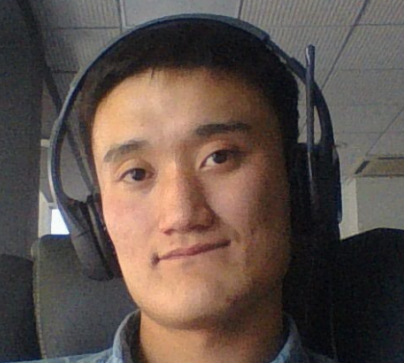
#> input picture assignments/assignment 3/small.jpg, 404 x 363 px
$ python FeatureMatching.py
#> lines starting #> are read from the running program, lines starting #| are printed output that depends on the picture
import numpy as np
import cv2
from matplotlib import pyplot as plt

img1 = cv2.imread('small.jpg', 0)  # queryImage
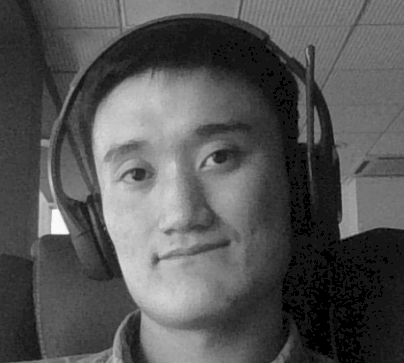
#> img1: shape (363, 404); min 0, max 253, mean 84.8
img2 = cv2.imread('large.jpg', 0)  # trainImage
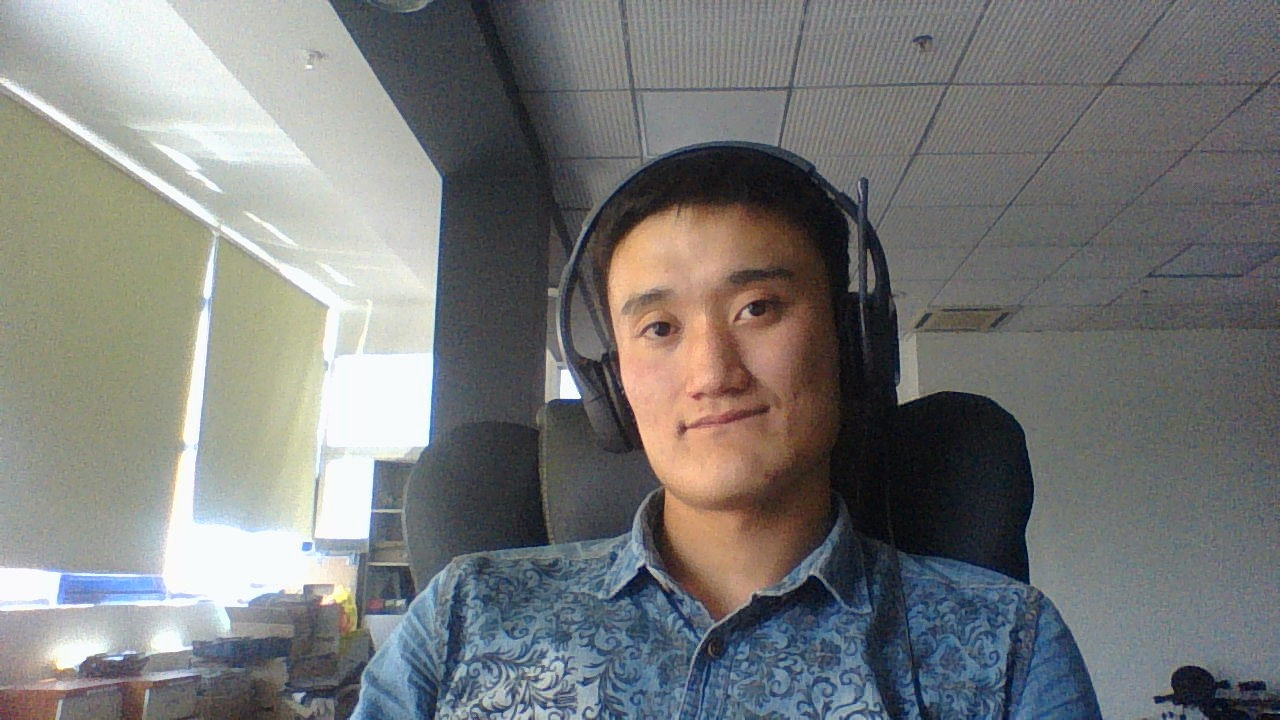
#> input picture assignments/assignment 3/large.jpg, 1280 x 720 px
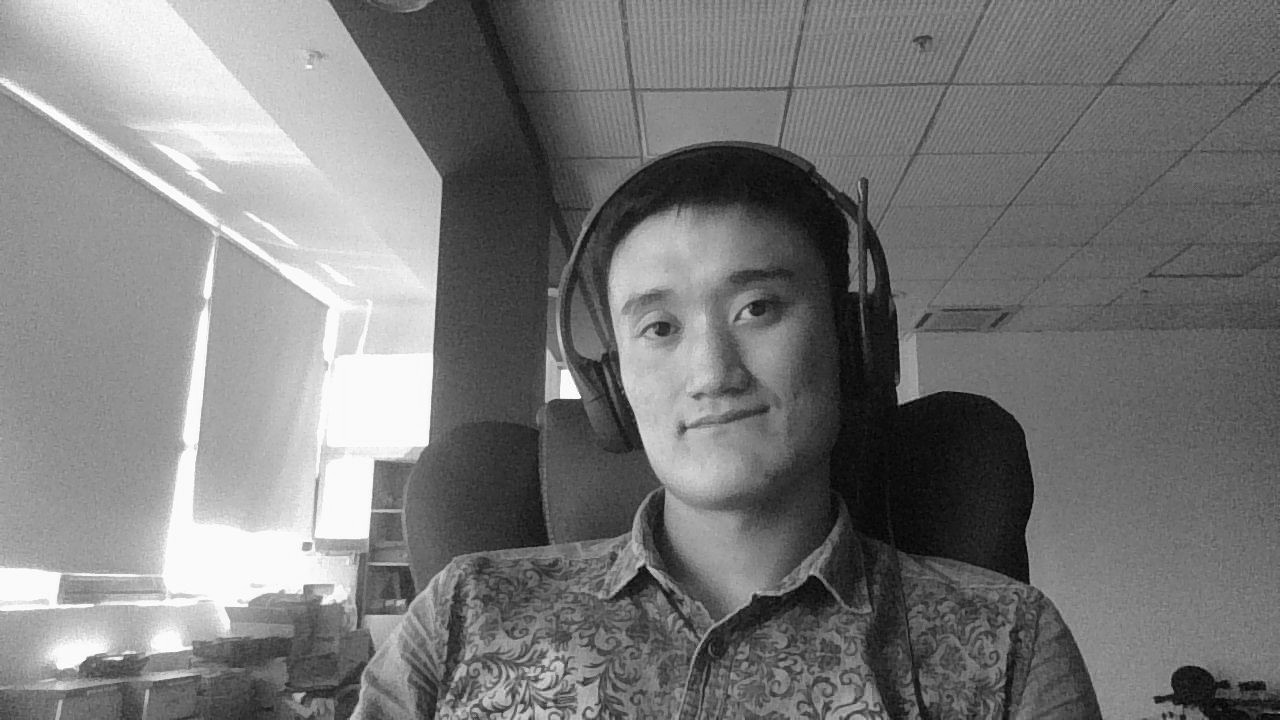
#> img2: shape (720, 1280); min 0, max 255, mean 121.5

# Initiate SIFT detector
sift = cv2.xfeatures2d.SIFT_create()

# find the keypoints and descriptors with SIFT

kp1, des1 = sift.detectAndCompute(img1, None)
#> kp1 = 413 keypoints; strongest (x, y, size): (56, 223, 17.2), (146, 111, 53.5), (85, 211, 23.7), (343, 235, 5.3)
kp2, des2 = sift.detectAndCompute(img2, None)
#> kp2 = 4305 keypoints; strongest (x, y, size): (376, 398, 92.3), (909, 389, 19.2), (673, 256, 63.1), (666, 329, 16)

# BFMatcher with default params
bf = cv2.BFMatcher()
matches = bf.knnMatch(des1, des2, k=2)
#> matches = 413 matches

# Apply ratio test
good = []
for m, n in matches:
    if m.distance < 0.75 * n.distance:
        good.append([m])
#> after the loop, good = 218 matches

# cv2.drawMatchesKnn expects list of lists as matches.
img3 = cv2.drawMatchesKnn(img1, kp1, img2, kp2, good, None, flags=2)
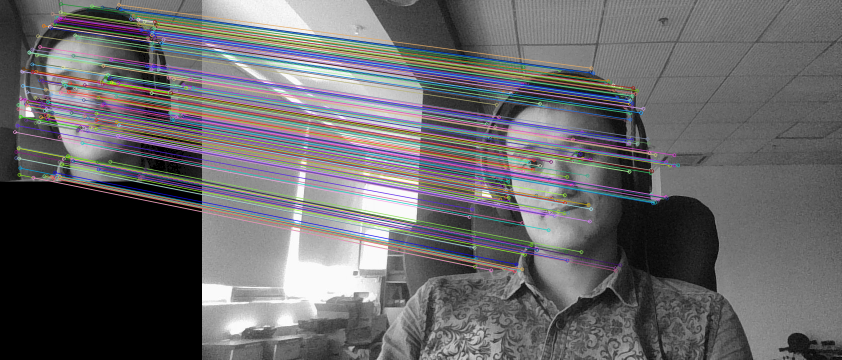
#> img3: shape (720, 1684, 3) (shown at 1/2 size); mean of channels 0, 1, 2 104.9, 102.7, 103.5; drawn as B, G, R

plt.imshow(img3), plt.show()
